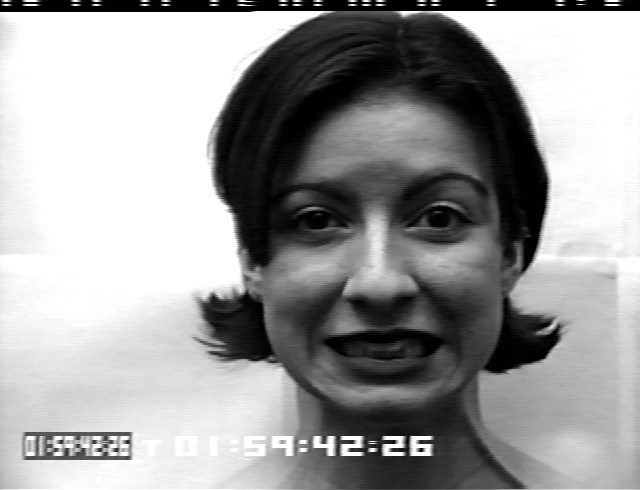
//> input picture phog/dataset/Images/test/S010_001_00000014.png, 640 x 490 px
$ ./testGaborKernel ../../phog/dataset/Images/test/S010_001_00000014.png   (built with g++ and OpenCV 4)
//> lines starting //> are read from the running program, lines starting //| are printed output that depends on the picture
### include/gabor.h
/*
  Author: Varun Agrawal

  Header file for Gabor Kernel and Gabor Jet matching techniques.

*/

#include<cv.h>
#include<cmath>

#ifndef	GABOR_H
#define GABOR_H

using namespace std;
using namespace cv;

// Preprocess the Input image for filtering
Mat preprocess( Mat in );


// Returns a gabor kernel according to specifications
Mat gaborKernel( Mat src, double sigma, double kv, double phi, double psi );


// Similarity function for the points
Mat similarity( vector<Mat> J, vector<double> phi, vector<double> K, vector<double> phi_dash );

#endif

### src/gabor.cpp
/*
  Author: Varun Agrawal

  Header file for Gabor Kernel and Gabor Jet matching techniques.

*/

#include<cv.h>
#include<cmath>

using namespace std;
using namespace cv;

// Preprocess the Input image for filtering
Mat preprocess( Mat in )
{
	Mat out;

	//Convert image to GrayScale
	cvtColor( in, out, CV_BGR2GRAY );

	// Convert Image Type and rescale
	out.convertTo( out, CV_32F, 1.0/255, 0 );

	return out;

}


// Returns a gabor kernel according to specifications
Mat gaborKernel( Mat src, double sigma, double kv, double phi, double psi )
{
	//Kernel size same as the image
	Mat kernel( src.size(), src.type());


	//Calculate halfwidth and halfheight
	int hwidth = (src.cols - 1)/2;
	int hheight = (src.rows - 1)/2;


	// [27 lines of commented-out code are left out]


	sigma = sigma / 10.0;
	kv = kv / 10.0;
	phi = phi;
	psi = CV_PI * psi / 180.0;

	for( int y=-hheight; y<=hheight; y++ )
	{
		for( int x=-hwidth; x<=hwidth; x++ )
		{
			double val = exp( -(x*x + y*y) / (2*sigma*sigma) ) * cos( kv*x*cos(phi) + kv*y*sin(phi) + psi );
			kernel.at<float>(hheight + y, hwidth + x) = val;
		}

	}

	return kernel;

}


// Similarity function for the points
// [40 lines left out: function similarity, not called in this run]

### gabor/src/testGaborKernel.cpp
#include "../../include/gabor.h"
#include<opencv2/core/core.hpp>
#include<opencv2/highgui/highgui.hpp>
#include<iostream>
#include<vector>
#include<cmath>
#include<cstdlib>
#include<sstream>

using namespace cv;

/*
  Commandline arguments: image_name x y width height
*/

int main( int argc, char** argv )
{

	Mat input = imread(argv[1]);
//> input is the input picture: 490 rows x 640 cols, CV_8UC3; min 0, max 255, mean 157
	string file = argv[1];


	// [6 lines of commented-out code are left out]
	Mat image;


	/* Vector Declarations */

	//Store the gabor filtered images
	vector<Mat> gabors;
	gabors.clear();

	//Store the filter orientation value
	vector<double> phis;
	phis.clear();

	//Store the filter displacement value
	vector<int> k_vals;
	k_vals.clear();
	/*End of Vector Declarations*/


	image = preprocess( input );
	//Mat src( image, roi );

	Mat src = image;

	for(int i=2; i<8; i+=2)
	{
		for(int u=0; u<6; u++)
		{
			double k = i; //(double)pow(2, -(i+1));
			double phi = CV_PI*u/6.0;
			double sigma = 2*CV_PI;
			double psi = 90;

			// Return a gabor kernel with appropriate specifications
			Mat kernel = gaborKernel(src, sigma, k, phi, psi);

			//Mat output(image.size(), image.type());
			Mat dst;

			// Filter the image with the kernel
			filter2D(src, dst, CV_32F, kernel);

			// Store the filtered image, k and phi values
			gabors.push_back( dst );
			phis.push_back( phi );
			k_vals.push_back( i );

			stringstream ss;
			ss.clear();
			ss << i+4;

			string n;
			ss >> n;
			n = file + n;
			ss.clear();
			ss << u;
			string t;
			ss >> t;
			n = n + t + ".jpg";

			cout << n << endl;


			imwrite(n, dst);

			//imshow("Gabor Test", dst);
			//cvWaitKey(0);
		}
	}
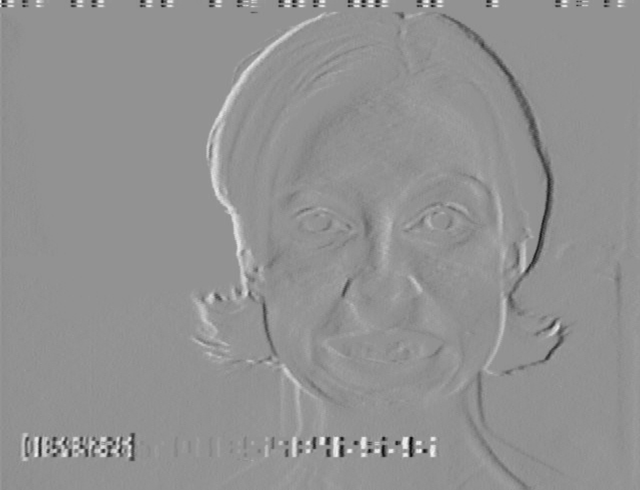
//> gabors[0]: 490 rows x 640 cols, CV_32FC1; min -0.055, max 0.0409, mean 2.38e-06; drawn with min black and max white
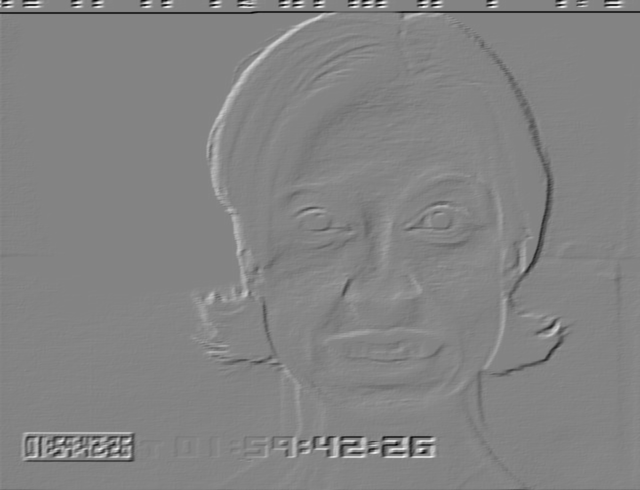
//> gabors[1]: 490 rows x 640 cols, CV_32FC1; min -0.0663, max 0.0619, mean -0.000107; drawn with min black and max white
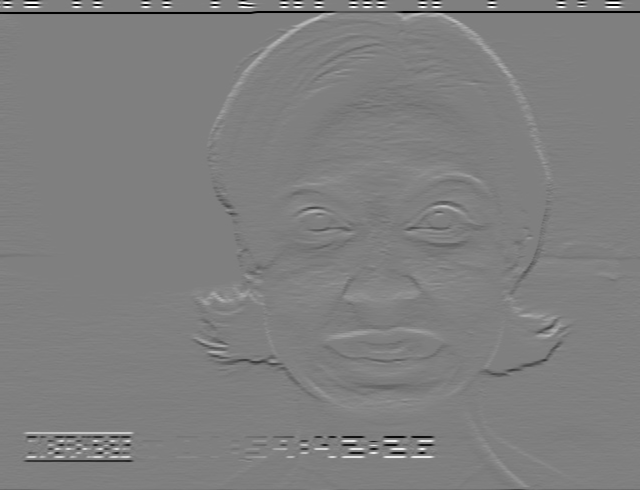
//> gabors[3]: 490 rows x 640 cols, CV_32FC1; min -0.0921, max 0.092, mean -0.000217; drawn with min black and max white
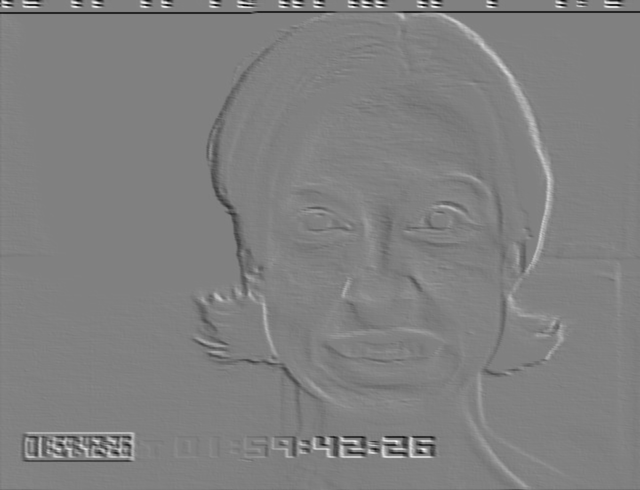
//> gabors[5]: 490 rows x 640 cols, CV_32FC1; min -0.0649, max 0.0636, mean -0.000111; drawn with min black and max white
//> after the loop, phis = 18 values, max 2.62 at index 5, min 0 at index 0, mean 1.31; k_vals = 18 values from 2 to 6

	string window_title = "Gabor Test Image ";

	// Display all images and their corresponding filter values
	for( int i=0; i<gabors.size(); i++ )
	{
		cout << "K value: " << k_vals[i] <<  "	Phi value: " << phis[i] << endl;


		imshow( window_title, gabors[i] );
		cvWaitKey(0);
	}
//> this loop made 18 passes
//| K value: 2	Phi value: 0
//| K value: 2	Phi value: 0.523599
//| K value: 2	Phi value: 1.0472
//| K value: 2	Phi value: 1.5708
//| K value: 2	Phi value: 2.0944
//| K value: 2	Phi value: 2.61799
//| K value: 4	Phi value: 0
//| K value: 4	Phi value: 0.523599
//> (output is shown up to pass 8 of 18)


	return 0;
}

$ run again, on phog/dataset/Images/test/S011_005_00000020.png
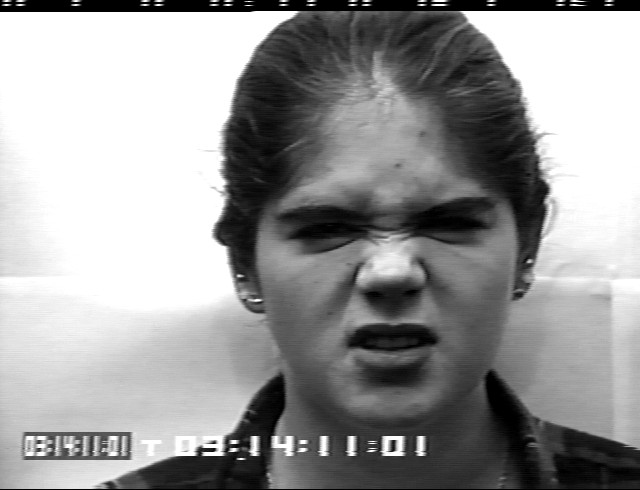
//> input picture phog/dataset/Images/test/S011_005_00000020.png, 640 x 490 px
//> input is the input picture: 490 rows x 640 cols, CV_8UC3; min 0, max 255, mean 153.5
//> after the loop `for(int i=2; i<8; i+=2)`:
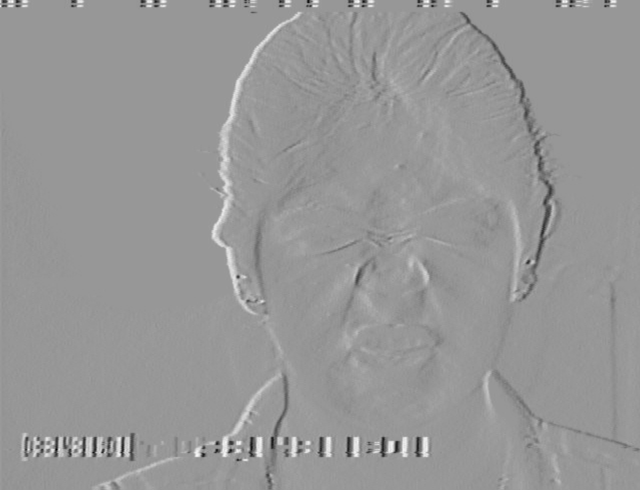
//> gabors[0]: 490 rows x 640 cols, CV_32FC1; min -0.0589, max 0.0403, mean 1.32e-05; drawn with min black and max white
//> after the loop `for(int i=2; i<8; i+=2)`:
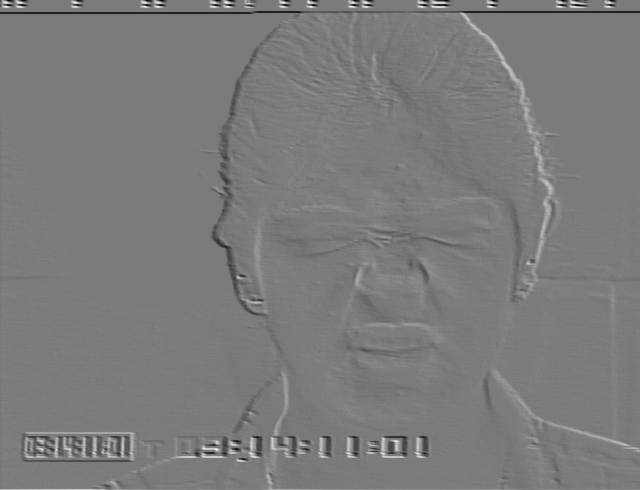
//> gabors[5]: 490 rows x 640 cols, CV_32FC1; min -0.0637, max 0.0677, mean -2.2e-05; drawn with min black and max white
//> after the loop `for(int i=2; i<8; i+=2)`: phis = 18 values, max 2.62 at index 5, min 0 at index 0, mean 1.31; k_vals = 18 values from 2 to 6
//> the loop `for( int i=0; i<gabors.size(); i++ )` made 18 passes
//| K value: 2	Phi value: 0
//| K value: 2	Phi value: 0.523599
//| K value: 2	Phi value: 1.0472
//| K value: 2	Phi value: 1.5708
//| K value: 2	Phi value: 2.0944
//> (output is shown up to pass 5 of 18)

$ run again, on phog/dataset/Images/test/S014_001_00000001.png
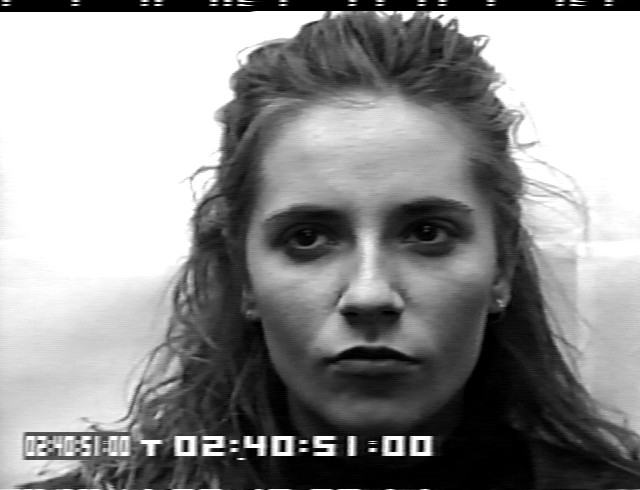
//> input picture phog/dataset/Images/test/S014_001_00000001.png, 640 x 490 px
//> input is the input picture: 490 rows x 640 cols, CV_8UC3; min 0, max 255, mean 146
//> after the loop `for(int i=2; i<8; i+=2)`:
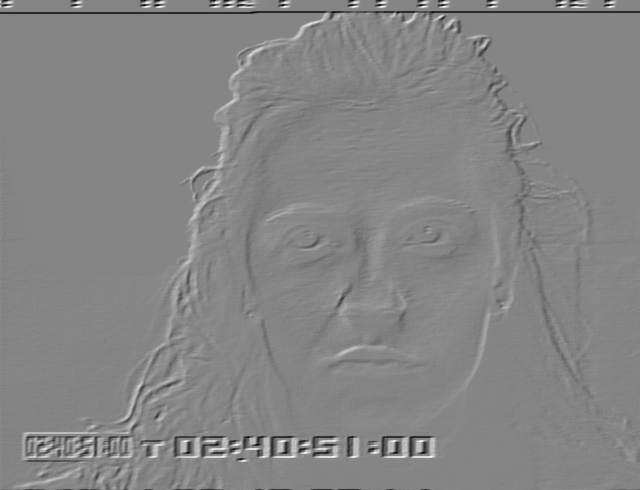
//> gabors[1]: 490 rows x 640 cols, CV_32FC1; min -0.0674, max 0.0614, mean -1.44e-05; drawn with min black and max white
//> after the loop `for(int i=2; i<8; i+=2)`:
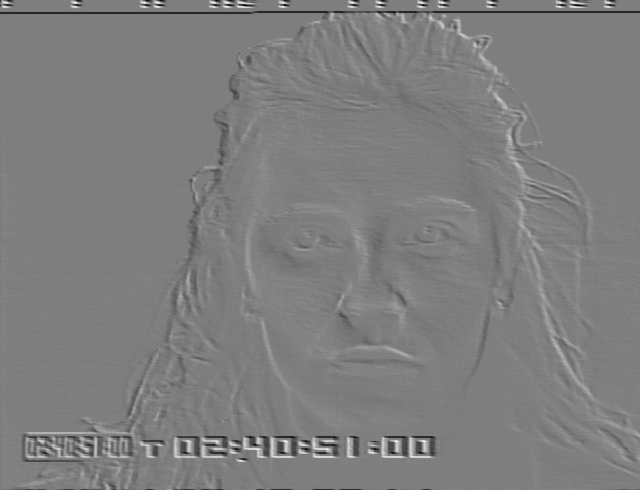
//> gabors[5]: 490 rows x 640 cols, CV_32FC1; min -0.0662, max 0.067, mean -5.45e-05; drawn with min black and max white
//> after the loop `for(int i=2; i<8; i+=2)`: phis = 18 values, max 2.62 at index 5, min 0 at index 0, mean 1.31; k_vals = 18 values from 2 to 6
//> the loop `for( int i=0; i<gabors.size(); i++ )` made 18 passes
//| K value: 2	Phi value: 0
//| K value: 2	Phi value: 0.523599
//| K value: 2	Phi value: 1.0472
//| K value: 2	Phi value: 1.5708
//| K value: 2	Phi value: 2.0944
//> (output is shown up to pass 5 of 18)
